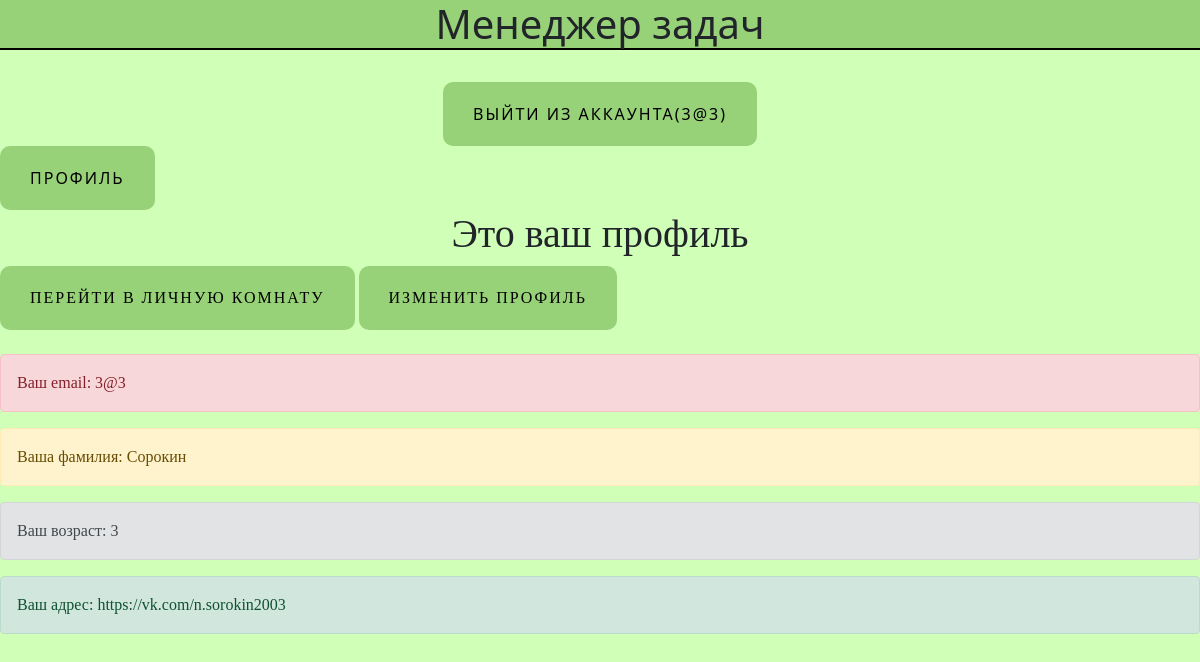
/profile (signed in), run on the app's committed database.
### data/users.py (models this page shows, shortened)
class User(SqlAlchemyBase, UserMixin):
    __tablename__ = "users"
    id = sqlalchemy.Column(sqlalchemy.Integer, primary_key=True, autoincrement=True)
    surname = sqlalchemy.Column(sqlalchemy.String, nullable=True)
    name = sqlalchemy.Column(sqlalchemy.String, nullable=True)
    age = sqlalchemy.Column(sqlalchemy.Integer, nullable=True)
    position = sqlalchemy.Column(sqlalchemy.String, nullable=True)
    speciality = sqlalchemy.Column(sqlalchemy.String, nullable=True)
    address = sqlalchemy.Column(sqlalchemy.String, nullable=True)
    email = sqlalchemy.Column(sqlalchemy.String, nullable=True, unique=True, index=True)
    password_hash = sqlalchemy.Column(sqlalchemy.String, nullable=True)
    modified_date = sqlalchemy.Column(sqlalchemy.DateTime, default=datetime.datetime.now)
    current_room = sqlalchemy.Column(sqlalchemy.Integer, sqlalchemy.ForeignKey('rooms.id'), nullable=True)

### main.py (the view)
@app.route('/profile', methods=['GET', 'POST'])
def profile():
    return render_template('profile.html', current_user=current_user, title='Profile form')

### data/db_session.py (called while the page is built)
def create_session() -> Session:
    global __factory
    return __factory()

### main.py (called while the page is built)
@login_manager.user_loader
def load_user(user_id):
    db_sess = db_session.create_session()
    return db_sess.query(User).get(user_id)

### templates/profile.html (shortened to what this page needs)
{% extends "base.html" %}
{% block content %}
<link rel="stylesheet"
      href="https://cdn.jsdelivr.net/npm/bootstrap@5.0.0-beta1/dist/css/bootstrap.min.css"
>
<div id="profile">
    <h1>Это ваш профиль</h1>
    <a class="name_btn" href="/alljobs/{{current_user.current_room}}">Перейти в личную комнату</a>
    <a href="/changeprofile" class="name_btn">Изменить профиль</a>
    <br><br>
    <div class="alert alert-danger" role="alert">
        Ваш email: {{current_user.email}}
    </div>
    <div class="alert alert-warning" role="alert">
        Ваша фамилия: {{current_user.surname}}
    </div>
    <div class="alert alert-secondary" role="alert">
        Ваш возраст: {{current_user.age}}
    </div>
    <div class="alert alert-success" role="alert">
        Ваш адрес: {{current_user.address}}
    </div>
</div>
{% endblock %}

### templates/base.html (shortened to what this page needs)
<!DOCTYPE html>
<html lang="en">
<head>
    <link rel="stylesheet"
                    href="https://cdn.jsdelivr.net/npm/bootstrap@5.0.0-beta1/dist/css/bootstrap.min.css"
>
    <link rel="stylesheet" type="text/css" href="{{ url_for('static', filename='style/style.css') }}" />
    </head>
    <body>
        <h1 id = 'titles'>Менеджер задач</h1>
        <br>
        <nav><a>
            {% if current_user.is_authenticated %}
                <aside><a class="name_btn" href="/logout">выйти из аккаунта({{ current_user.email }})</a></aside>
            {% endif %}
            <a class="name_btn" href="/profile">Профиль</a>
        </a></nav>
         {% block content %}
         {% endblock content %}
    </body>
</html>

### static/style/style.css (style rules this page uses)
body { background-color: #D0FFB7; }
#titles { border-bottom: 2px solid black; background-color: #97D178; }
h2, div, .buttons, table { font-family: cursive; display: block; }
h1, h2, aside { text-align: center; }
.alert { padding: 20px; background-color: #f44336; color: white; margin-bottom: 15px; }
.name_btn { text-decoration: none; display: inline-block; color: black; padding: 20px 30px; border-radius: 10px; text-transform: uppercase; letter-spacing: 2px; background-color: #97D178; background-size: 200% auto; transition: .3s; }

### templates/profile.html (style rules this page uses)
body { background-color: #D0FFB7; }

### data on the page
User: email "3@3", surname "Сорокин", age "3", address "https://vk.com/n.sorokin2003"
